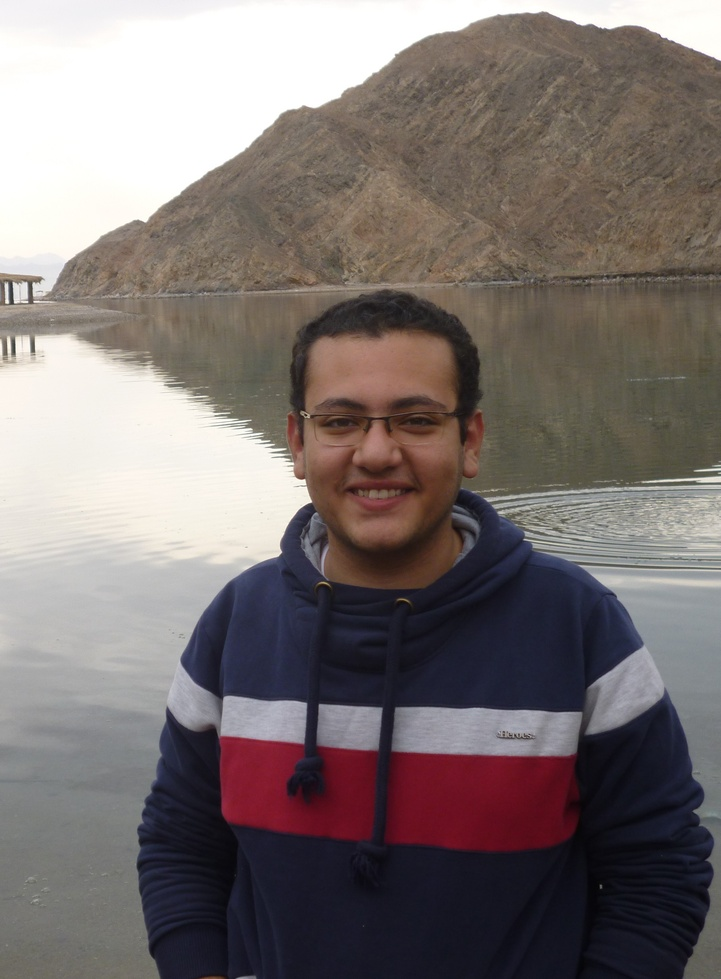
#> input picture image.jpg, 721 x 979 px, shrunk from 2544 x 3456 before the run
$ jupyter execute Filters.ipynb
#> lines starting #> are read from the running program, lines starting #| are printed output that depends on the picture
[cell 1]
import cv2
import numpy as np
import matplotlib.pyplot as plt

[cell 2]
image = cv2.imread('image.jpg')
#> image is the input picture: shape (979, 721, 3); mean B, G, R 112.9, 114.3, 123.3
image = cv2.cvtColor(image, cv2.COLOR_BGR2RGB)
#> in increase_red, `r[r>limit] = 255`: r: shape (979, 721); min 2, max 255, mean 124.3
plt.imshow(image)

#  Functions that tune color channels

[cell 3]
def increase_blue(image,increaseing_value):
    r,g,b = cv2.split(image)
    limit = 255 - increaseing_value
    b[b>limit] = 255
    b[b<limit] += increaseing_value
    image = cv2.merge((r,g,b))
    return image

def decrease_blue(image,decreasing_value):
#> called with decreasing_value = 100
    r,g,b = cv2.split(image)
    limit = decreasing_value
    b[b<limit] = 0
    b[b>limit] -= decreasing_value
    image= cv2.merge((r,g,b))
    return image

def increase_green(image,increaseing_value):
    r,g,b = cv2.split(image)
    limit = 255 - increaseing_value
    g[g>limit] = 255
    g[g<limit] += increaseing_value

    image= cv2.merge((r,g,b))
    return image

def decrease_green(image,decreasing_value):
#> called with decreasing_value = 30
    r,g,b = cv2.split(image)
    limit = decreasing_value
    g[g<limit] = 0
    g[g>limit] -= decreasing_value
    image= cv2.merge((r,g,b))
#> in decrease_blue (call 2), `b[b<limit] = 0`: b: shape (979, 721); min 0, max 255, mean 112.9
#> in increase_green, `g[g>limit] = 255`: g: shape (979, 721); min 2, max 255, mean 115.3
#> in increase_green, `g[g<limit] += increaseing_value`:
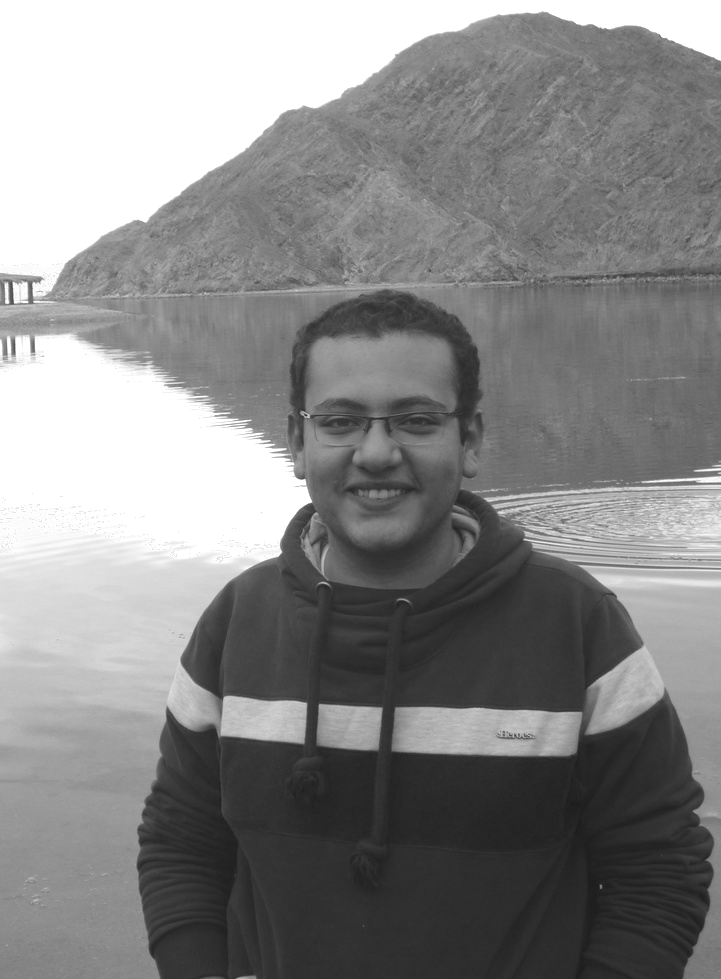
#> g: shape (979, 721); min 27, max 255, mean 135.9
    return image

def increase_red(image,increaseing_value):
    r,g,b = cv2.split(image)
    limit = 255 - increaseing_value
    r[r>limit] = 255
    r[r<limit] += increaseing_value
    image= cv2.merge((r,g,b))
    return image

def decrease_red(image,decreasing_value):
#> called with decreasing_value = 20
    r,g,b = cv2.split(image)
    limit = decreasing_value
    r[r<limit] = 0
#> r: shape (979, 721); min 0, max 255, mean 122.5
    r[r>limit] -= decreasing_value
    image= cv2.merge((r,g,b))
    return image

[cell 4]
def Lord_Kelvin(image):
    image=increase_red(image,110)
    image=increase_green(image,40)
    plt.imshow(image)

[cell 5]
def Charming(image):
    image=increase_red(image,80)
#> call 2 of increase_red, with increaseing_value = 80
#> in increase_red (call 2), `r[r>limit] = 255`:
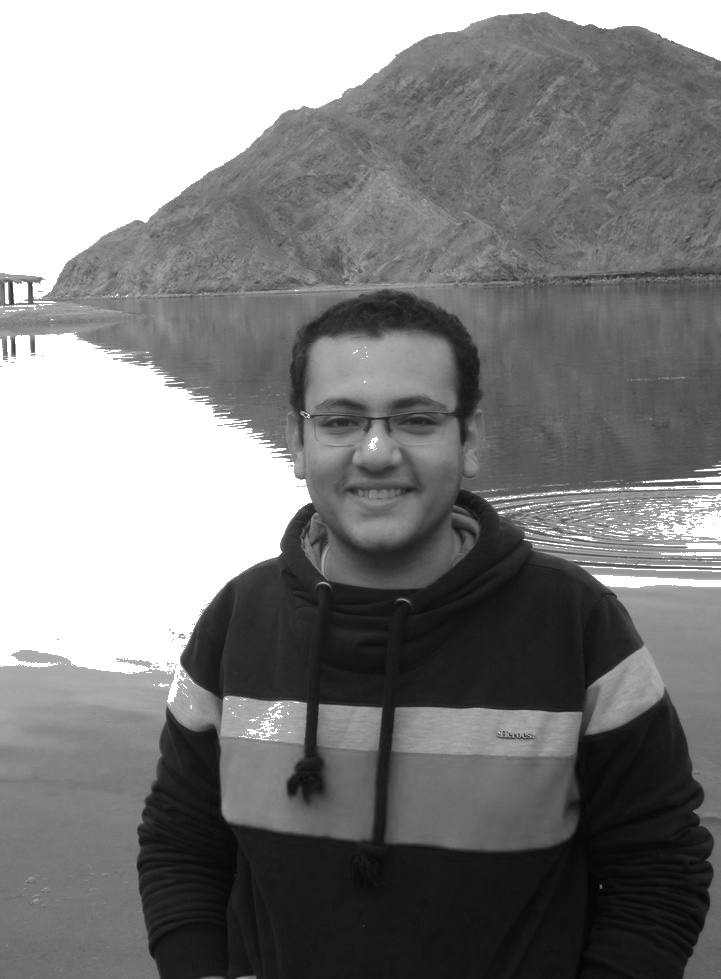
#> r: shape (979, 721); min 2, max 255, mean 127.1
    image=increase_blue(image,60)
#> in increase_blue, `b[b>limit] = 255`:
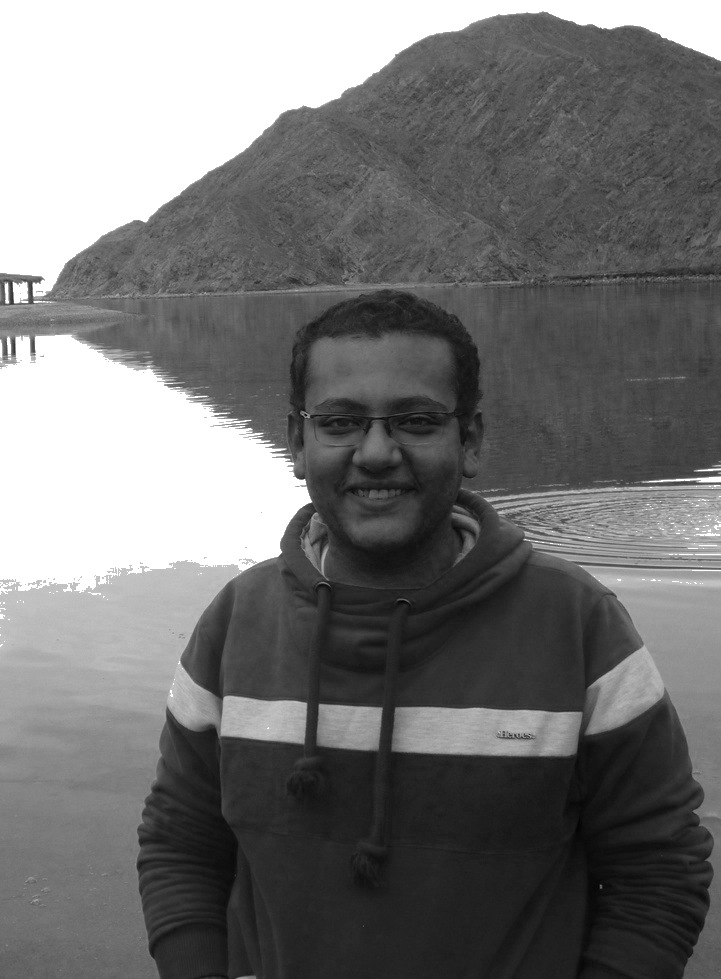
#> b: shape (979, 721); min 0, max 255, mean 115.6
#> in increase_blue, `b[b<limit] += increaseing_value`:
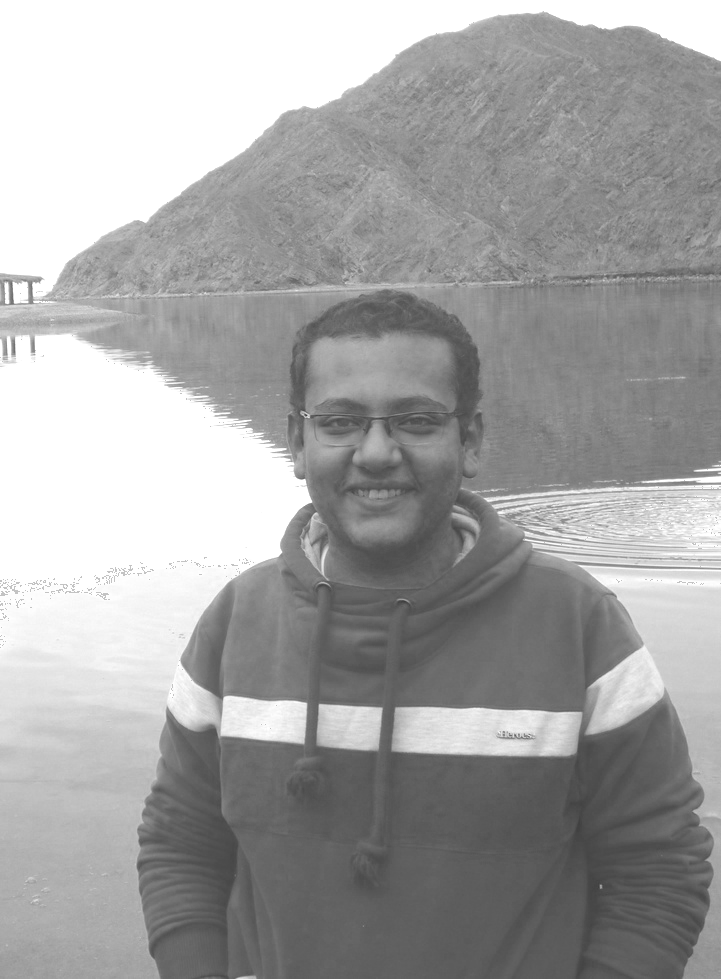
#> b: shape (979, 721); min 60, max 255, mean 163.8
    plt.imshow(image)

[cell 6]
def Forest(image):
    image=decrease_blue(image,5)
    image=increase_green(image,25)
    image=decrease_red(image,20)
    plt.imshow(image)

[cell 7]
def Hot_Desert(image):
    image=increase_red(image,40)
    image=decrease_blue(image,100)
    image=decrease_green(image,30)
    plt.imshow(image)

[cell 8]
def Gray(image):
    image = cv2.cvtColor(image, cv2.COLOR_BGR2GRAY)
    image = cv2.cvtColor(image, cv2.COLOR_BGR2RGB)
    plt.imshow(image)

[cell 9]
Gray(image)

[cell 10]
Hot_Desert(image)

[cell 11]
Forest(image)

[cell 12]
Charming(image)

[cell 13]
Lord_Kelvin(image)
#> call 3 of increase_red, with increaseing_value = 110
#> in increase_red (call 3), `r[r<limit] += increaseing_value`:
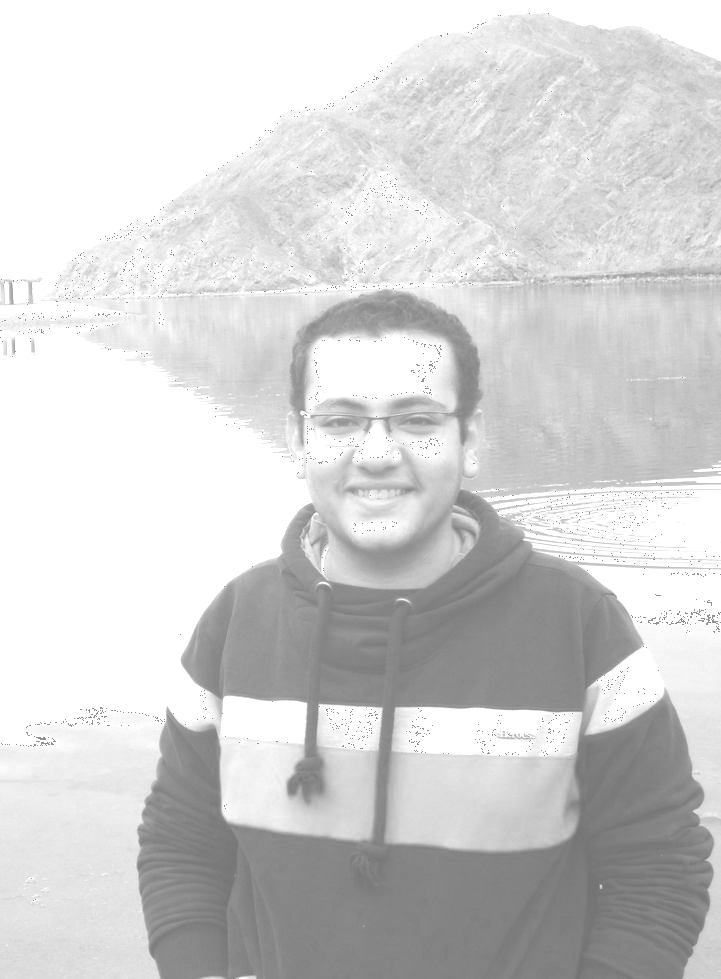
#> r: shape (979, 721); min 112, max 255, mean 210.6
#> call 2 of increase_green, with increaseing_value = 40
#> in increase_green (call 2), `g[g>limit] = 255`: g: shape (979, 721); min 2, max 255, mean 115.6
#> in increase_green (call 2), `image= cv2.merge((r,g,b))`:
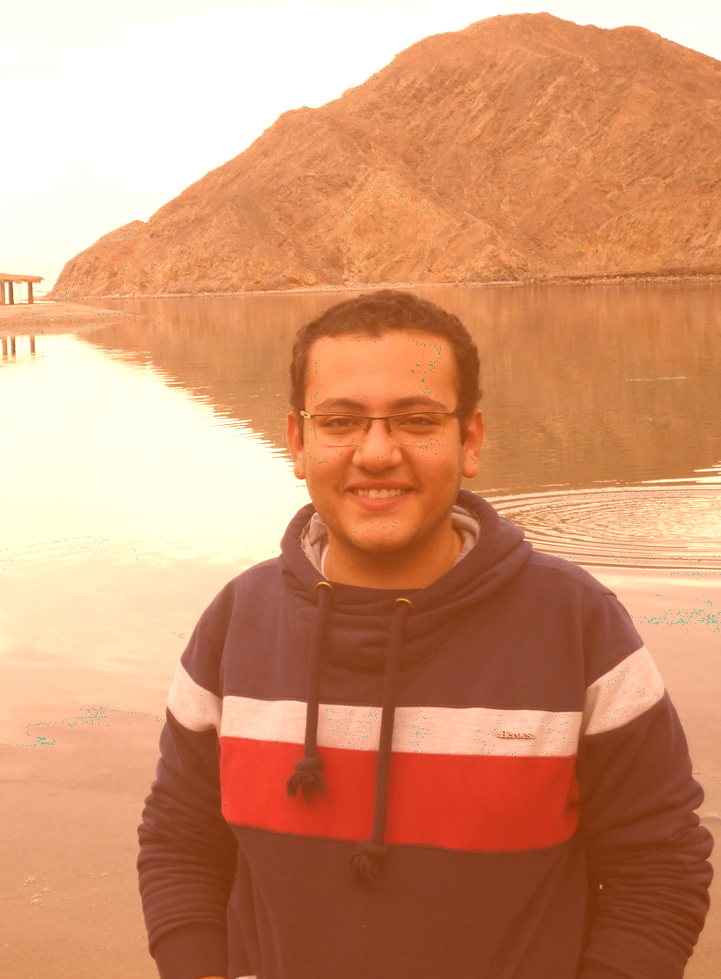
#> image: shape (979, 721, 3); mean R, G, B 210.6, 148.2, 112.9
